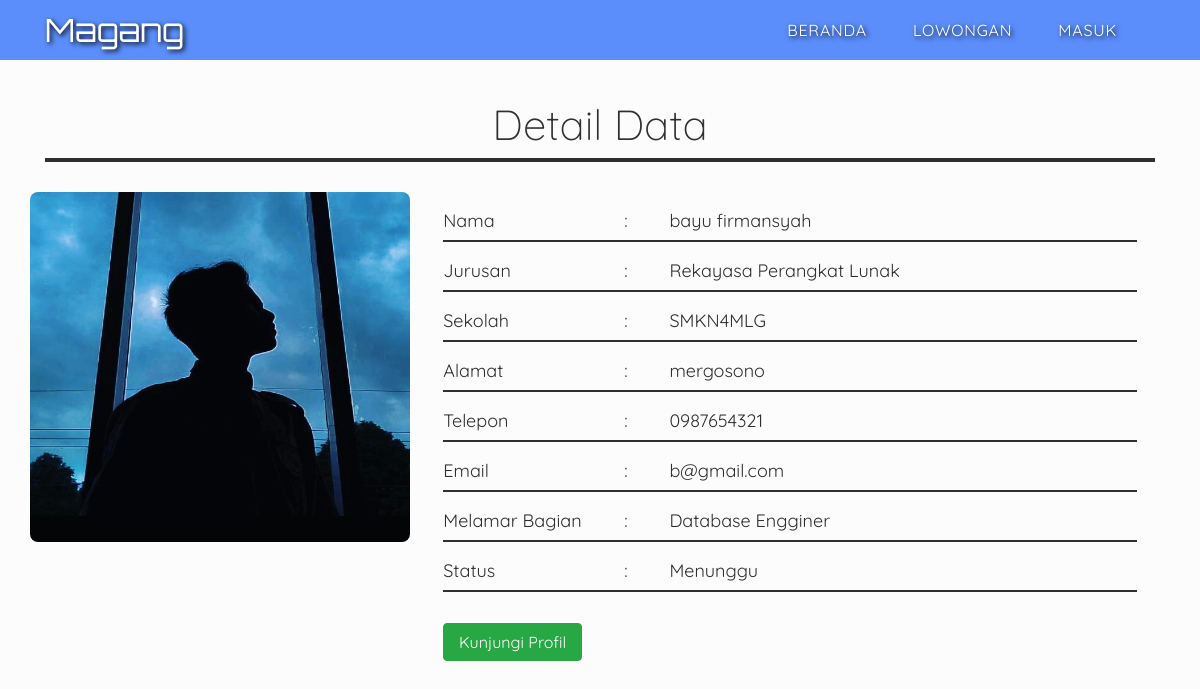
Page /detail-lamaran.php?no=20 on the committed database.
### tables this page shows
CREATE TABLE `pengajuan` (
  `no` int(11) NOT NULL,
  `waktu` varchar(10) NOT NULL,
  `id_siswa` int(11) NOT NULL,
  `nama` varchar(100) NOT NULL,
  `jk` varchar(15) NOT NULL,
  `ttl` varchar(20) NOT NULL,
  `alamat` varchar(150) NOT NULL,
  `jurusan` varchar(30) NOT NULL,
  `telp` varchar(14) NOT NULL,
  `email` varchar(100) NOT NULL,
  `sekolah` varchar(50) NOT NULL,
  `foto` varchar(255) NOT NULL,
  `id_perusahaan` int(11) NOT NULL,
  `bagian` varchar(50) NOT NULL,
  `no_lowongan` int(11) NOT NULL,
  `status` varchar(290) NOT NULL,
  `foto_perusahaan` varchar(255) NOT NULL,
  `nama_perusahaan` varchar(50) NOT NULL
);

### koneksi.php (called while the page is built, shortened)
<?php $koneksi=mysqli_connect("localhost", "root", "", "magang");
function regristasi($data)
{
    global $koneksi;
    $email=htmlspecialchars($data["email"]);
    $password=htmlspecialchars($data["password"]);
    $password1=htmlspecialchars($data["password1"]);
    $tipe=htmlspecialchars($data["tipe"]);
    $result=mysqli_query($koneksi, "SELECT email FROM akun WHERE email = '$email'");
    if (mysqli_fetch_assoc($result)) {
        echo "<script>alert('email sudah terdaftar');</script>";
        return false;
    }if ($password===$password1) {
        $pass=md5("qw3rt77".md5($password));
        $perintah="INSERT INTO akun VALUES('','$email','$pass','user','$tipe')";
        mysqli_query($koneksi, $perintah);
        $perintah2="SELECT * FROM akun WHERE email='$email'";
        $query=mysqli_query($koneksi, $perintah2);
        $data=mysqli_fetch_assoc($query);
        $_SESSION["id"]=htmlspecialchars($data["id"]);
        $_SESSION["level"]=htmlspecialchars($data["level"]);
        $_SESSION["tipe"]=htmlspecialchars($data["tipe"]);
        $_SESSION["email"]=htmlspecialchars($data["email"]);
        return mysqli_affected_rows($koneksi);
    } else {
        echo "<script> alert('Konfirmasi password tidak sesuai');</script>";
        return false;
    }
}function login($data)
{
    global $koneksi;
    $email=htmlspecialchars($data["email"]);
    $password=htmlspecialchars($data["password"]);
    $result=mysqli_query($koneksi, "SELECT * FROM akun WHERE email='$email'");
    if (mysqli_num_rows($result)===1) {
        $pass=md5("qw3rt77".md5($password));
        $row=mysqli_fetch_assoc($result);
        if ($pass===$row["password"]) {
            $_SESSION["level"]=$row["level"];
            $_SESSION["tipe"]=$row["tipe"];
            $_SESSION["id"]=$row["id"];
            $_SESSION["email"]=$row["email"];
            if ($row["tipe"]=="siswa") {
                $id=$row["id"];
                $query=mysqli_query($koneksi, "SELECT * FROM profil_siswa WHERE id='$id'");
                $hasil=mysqli_fetch_assoc($query);
                $_SESSION["nama"]=$hasil["nama"];
                $_SESSION["foto"]=$hasil["foto"];
                header("Location: cek.php");
                exit;
            } else {
                header("Location: cek.php");
                exit;
            }
        } else {
            echo "<script> alert('Password yang anda masukan salah');</script>";
            return false;
        }
    } else {
        echo "<script> alert('Email Belum Terdaftar');</script>";
        return false;
    }
}function tampil($perintah)
{
    global $koneksi;
    $query=mysqli_query($koneksi, $perintah);
    $hasil=mysqli_fetch_assoc($query);
    return $hasil;
}function tampil1($perintah)
{
    global $koneksi;
    $query=mysqli_query($koneksi, $perintah);
    $data=[];
    while ($hasil=mysqli_fetch_assoc($query)) {
        $data[]=$hasil;
    }return $data;
}function cari($keyword)
{
    global $koneksi;$perintah="SELECT * FROM lowongan WHERE
                    nama_perusahaan LIKE '%$keyword%' OR
                    kebutuhan LIKE '%$keyword%' OR
                    kota LIKE '%$keyword%' OR
                    waktu LIKE '%$keyword%'
                ";
    return tampil1($perintah);
}function cari1($keyword)
{
    global $koneksi;$perintah="SELECT * FROM akun WHERE
                    email LIKE '%$keyword%' OR
                    tipe LIKE '%$keyword%'";
    return tampil1($perintah);
}function cari2($keyword)
{
    global $koneksi;$perintah="SELECT * FROM profil_perusahaan WHERE
                    nama LIKE '%$keyword%' OR
                    alamat LIKE '%$keyword%'";
    return tampil1($perintah);
}function tambahBiodataSiswa($data, $id)
{
    global $koneksi;
    $id=$id;
    $nama=htmlspecialchars($data["nama"]);
    $kota=htmlspecialchars($data["kota"]);
    $sekolah=htmlspecialchars($data["sekolah"]);
    $jurusan=htmlspecialchars($data["jurusan"]);
    $gambar=upload();$perintah="INSERT INTO profil_siswa VALUES(
                '$id','$nama','$kota','$sekolah','$jurusan','$gambar')";
    mysqli_query($koneksi, $perintah);
    $_SESSION["tipe"]="siswa";
    $_SESSION["nama"]=$nama;
    $_SESSION["id"]=$id;
    $_SESSION["foto"]=$gambar;
    return mysqli_affected_rows($koneksi);
}function tambahBiodataPerusahaan($data, $id)
{
    global $koneksi;
    $id=$id;
    $nama=htmlspecialchars($data["nama"]);
    $alamat=htmlspecialchars($data["alamat"]);
    $telp=htmlspecialchars($data["telp"]);
    $email=htmlspecialchars($data["email"]);
    $gambar=upload1();$perintah="INSERT INTO profil_perusahaan VALUES(
                '$id','$nama','$alamat','$telp','$email','$gambar','0')";
    mysqli_query($koneksi, $perintah);
    $_SESSION["tipe"]="perusahaan";
    return mysqli_affected_rows($koneksi);
}function tambahKarya($data, $id, $waktu)
{
    global $koneksi;
    $id=$id;
    $judul=$data["judul"];
    $link=$data["link"];
    $gambar=upload();
    $perintah="INSERT INTO karya_siswa VALUES('','$id','$judul','$link','$gambar','$waktu')";
    mysqli_query($koneksi, $perintah);
    return mysqli_affected_rows($koneksi);
}function tambahLowongan($data, $id, $waktu, $nama, $foto)
{
    global $koneksi;
    $kebutuhan=htmlspecialchars($data["kebutuhan"]);
    $alamat=htmlspecialchars($data["alamat"]);
    $jurusan=htmlspecialchars($data["jurusan"]);
    $gaji=htmlspecialchars($data["gaji"]);
    $kota=htmlspecialchars($data["kota"]);$perintah="INSERT INTO lowongan VALUES
    ('','$id','$nama','$kebutuhan','$alamat','$kota','$jurusan','$gaji','$waktu','$foto')";
    mysqli_query($koneksi, $perintah);
    return mysqli_affected_rows($koneksi);
}function updateKarya($data, $no)
{
    global $koneksi;
    $judul=htmlspecialchars($data["judul"]);
    $link=htmlspecialchars($data["link"]);
    $gambarLama=htmlspecialchars($data['gambarLama']);
    if ($_FILES['gambar']['error']===4) {
        $gambar=$gambarLama;
    } else {
        $gambar=upload();
    }$perintah="UPDATE karya_siswa SET
                            judul='$judul',
                            link='$link',
                            foto='$gambar'
                            WHERE no='$no'";
    mysqli_query($koneksi, $perintah);
    return mysqli_affected_rows($koneksi);
}function updateProfilSiswa($data, $id)
{
    global $koneksi;
    $id=$id;
    $nama=htmlspecialchars($data["nama"]);
    $kota=htmlspecialchars($data["kota"]);
    $sekolah=htmlspecialchars($data["sekolah"]);
    $jurusan=htmlspecialchars($data["jurusan"]);
    $gambarLama=htmlspecialchars($data["gambarLama"]);
    if ($_FILES["gambar"]["error"]===4) {
        $gambar=$gambarLama;
    } else {
        $gambar=upload();
    }$perintah="UPDATE profil_siswa SET
                            nama='$nama',
                            kota='$kota',
                            sekolah='$sekolah',
                            jurusan='$jurusan',
                            foto ='$gambar'
                WHERE id='$id'";
    mysqli_query($koneksi, $perintah);
    return mysqli_affected_rows($koneksi);
}function updateProfilPerusahaan($data, $id)
{
    global $koneksi;
    $id=$id;
    $nama=htmlspecialchars($data["nama"]);
    $alamat=htmlspecialchars($data["alamat"]);
    $telp=htmlspecialchars($data["telp"]);
    $email=htmlspecialchars($data["email"]);
    $gambarLama=htmlspecialchars($data["gambarLama"]);
    if ($_FILES["gambar"]["error"]===4) {
        $gambar=$gambarLama;
    } else {
        $gambar=upload1();
    }$perintah="UPDATE profil_perusahaan SET
                            nama='$nama',
                            alamat='$alamat',
                            telp='$telp',
                            email='$email',
                            foto ='$gambar'
                WHERE id='$id'";
    mysqli_query($koneksi, $perintah);
    return mysqli_affected_rows($koneksi);
}function updateLowongan($data, $no)
{
    global $koneksi;
    $kebutuhan=htmlspecialchars($data["kebutuhan"]);
    $alamat=htmlspecialchars($data["alamat"]);
    $jurusan=htmlspecialchars($data["jurusan"]);
    $gaji=htmlspecialchars($data["gaji"]);
    $kota=htmlspecialchars($data["kota"]);$perintah="UPDATE lowongan SET
                            kebutuhan ='$kebutuhan',
                            lokasi    ='$alamat',
                            jurusan   ='$jurusan',
                            gaji      ='$gaji',
                            kota      ='$kota'
                            WHERE no='$no'";
    mysqli_query($koneksi, $perintah);
    return mysqli_affected_rows($koneksi);
}function ajukanLamaran($data, $id_siswa, $foto, $id_perusahan, $kebutuhan, $waktu, $no_lowongan, $foto_perusahaan, $nama_perusahaan)
{
    global $koneksi;
    $nama=htmlspecialchars($data["nama"]);
    $kelamin=htmlspecialchars($data["kelamin"]);
    $ttl=htmlspecialchars($data["ttl"]);
    $alamat=htmlspecialchars($data["alamat"]);
    $jurusan=htmlspecialchars($data["jurusan"]);
    $telp=htmlspecialchars($data["telp"]);
    $email=htmlspecialchars($data["email"]);
    $sekolah=htmlspecialchars($data["sekolah"]);$perintah="INSERT INTO pengajuan VALUES(
                '','$waktu','$id_siswa','$nama','$kelamin',
                '$ttl','$alamat','$jurusan','$telp',
                '$email','$sekolah','$foto','$id_perusahan',
                '$kebutuhan','$no_lowongan','Menunggu','$foto_perusahaan','$nama_perusahaan')";
    mysqli_query($koneksi, $perintah);
    return mysqli_affected_rows($koneksi);
}function total($perintah)
{
    global $koneksi;
    $query=mysqli_query($koneksi, $perintah);
    $data=[];
    $jumlah=0;
    while ($hasil=mysqli_fetch_assoc($query)) {
        $data[]=$hasil;
        $jumlah++;
    }return $jumlah;
}

### detail-lamaran.php (the view, shortened to what this page needs)
<?php
require("koneksi.php");
$no = $_GET["no"];
$perintah = "SELECT * FROM pengajuan WHERE no='$no'";
$data = tampil($perintah);
?>
<!doctype html>
<html lang="en" data-theme="<?= $_COOKIE['mode']; ?>">
  <head>
    <link rel="stylesheet" href="css/bootstrap.min.css">
    <link rel="stylesheet" href="https://unpkg.com/aos@next/dist/aos.css" />
    <link rel="stylesheet" href="css/detail-lamaran.css">
  </head>
  <body>
    <nav class="navbar fixed-top navbar-expand-lg navbar-dark">
      <div class="container">
        <a class="navbar-brand" href="index.php">Magang</a>
        <div class="collapse navbar-collapse" id="navbarNavAltMarkup">
          <div class="navbar-nav ml-auto">
            <a class="nav-item nav-link garis-bawah active" href="index.php">beranda <span class="sr-only">(current)</span></a>
            <a class="nav-item nav-link garis-bawah active" href="lowongan.php">lowongan</a>
            <?php
            if (!isset($_SESSION["id"])) {
                echo "<a class='nav-item nav-link garis-bawah active' href='singin.php'>Masuk</a>";
            }
            ?>
          </div>
        </div>
      </div>
    </nav>
    <div class="container wrap" data-aos="fade-down" data-aos-duration="300" data-aos-easing="linear">
      <div class="row">
        <div class="col">
          <h1 class="display-4 text-detail-data">Detail Data</h1>
          <div class="tr"></div>
        </div>
      </div>
      <div class="row  row-lamaran">
        <div class="col-lg-4 foto">
          <img src="img/profil/siswa/<?= $data['foto']; ?>" class="img-fluid img" alt="Responsive image">
        </div>
        <div class="col-lg-8 data">
         <div class="data-user">
            <div class="row">
              <div class="col-3 kategori"> Nama </div>
              <div class="col-1 pemisah">:</div>
              <div class="col value"><?= $data["nama"];?></div>
            </div>
         </div>
         <div class="data-user">
            <div class="row">
              <div class="col-3 kategori"> Jurusan </div>
              <div class="col-1 pemisah">:</div>
              <div class="col value"><?= $data["jurusan"];?></div>
            </div>
         </div>
         <div class="data-user">
            <div class="row">
              <div class="col-3 kategori"> Sekolah </div>
              <div class="col-1 pemisah">:</div>
              <div class="col value"><?= $data["sekolah"];?></div>
            </div>
         </div>
         <div class="data-user">
            <div class="row">
              <div class="col-3 kategori"> Alamat </div>
              <div class="col-1 pemisah">:</div>
              <div class="col value"><?= $data["alamat"];?></div>
            </div>
         </div>
         <div class="data-user">
            <div class="row">
              <div class="col-3 kategori"> Telepon </div>
              <div class="col-1 pemisah">:</div>
              <div class="col value"><?= $data["telp"];?></div>
            </div>
         </div>
         <div class="data-user">
            <div class="row">
              <div class="col-3 kategori"> Email </div>
              <div class="col-1 pemisah">:</div>
              <div class="col value"><?= $data["email"];?> </div>
            </div>
         </div>
         <div class="data-user">
            <div class="row">
              <div class="col-3 kategori"> Melamar Bagian </div>
              <div class="col-1 pemisah">:</div>
              <div class="col value"><?= $data["bagian"];?></div>
            </div>
         </div>
         <div class="data-user">
            <div class="row">
              <div class="col-3 kategori"> Status</div>
              <div class="col-1 pemisah">:</div>
              <div class="col value"><?= $data["status"];?></div>
            </div>
         </div>
         <div class="data-user" style="border:none;">
           <a href="lihat-profil-siswa.php?no=<?= $data['id_siswa'];?>">
             <span class="btn button btn-success">Kunjungi Profil</span>
           </a>
        </div>
      </div>
    </div>
  </body>
</html>

### css/detail-lamaran.css (style rules this page uses)
html { height:100%;--bg:#FCFCFC;--bg-navbar:#5b8efb;--color-headings:#909090;--color-text:#303030;--bg-box:white;--border:#303030;--btn-primary:#007bff }
body { background-color:var(--bg) }
.navbar { background-color:var(--bg-navbar);z-index:9999999;border-bottom-right-radius:15px;border-bottom-left-radius:15px }
.navbar-brand { font-size:32px;font-family:Orbitron,sans-serif;font-weight:200 }
.nav-link,.navbar-brand { color:#fff;text-shadow:2px 2px 5px #000 }
.text-detail-data { font-size:32px;font-weight:400;color:var(--color-text);text-align:center;font-family:Quicksand,sans-serif;margin-top:100px }
.foto { width:100%;height:350px }
.img { width:100% }
.data { margin-top:30px }
.tr { width:100%;height:2px;border:2px solid var(--color-text);margin-bottom:30px }
.data-user { width:95%;margin-left:2.5%;min-height:35px;font-size:18px;color:var(--color-text);font-family:Quicksand;margin-bottom:15px;border-bottom:2px solid var(--color-text);overflow:hidden }
.data-user:nth-child(1) { margin-top:15px }
.kategori { text-align:left }
.value { padding-left:0;overflow-wrap:break-word }
.button { min-width:100%;margin-top:1em }
@media (min-width:992px) { .navbar { height:60px;border-bottom-right-radius:0;border-bottom-left-radius:0 } }
@media (min-width:992px) { .nav-link { text-transform:uppercase;margin-right:30px;transition:.3s ease-in-out;font-family:Quicksand,sans-serif;letter-spacing:.8px } }
@media (min-width:992px) { .wrap { margin-top:90px } }
@media (min-width:992px) { .text-detail-data { font-size:42px;font-weight:200;text-align:center;font-family:Quicksand,sans-serif;margin-top:10px } }
@media (min-width:992px) { .foto { width:100%;height:350px;border-radius:5px;padding:0 } }
@media (min-width:992px) { .img { width:100%;height:100%;border-radius:8px } }
@media (min-width:992px) { .data { width:100%;min-height:200px;margin-top:0 } }
@media (min-width:992px) { .data-user { width:95%;margin-left:2.5% } }
@media (min-width:992px) { .button { margin-right:1em;min-width:20% } }

### rows in the picture
pengajuan: foto (picture), nama "bayu firmansyah", jurusan "Rekayasa Perangkat Lunak", sekolah "SMKN4MLG", alamat "mergosono", telp "0987654321", email "b@gmail.com", bagian "Database Engginer", status "Menunggu"
